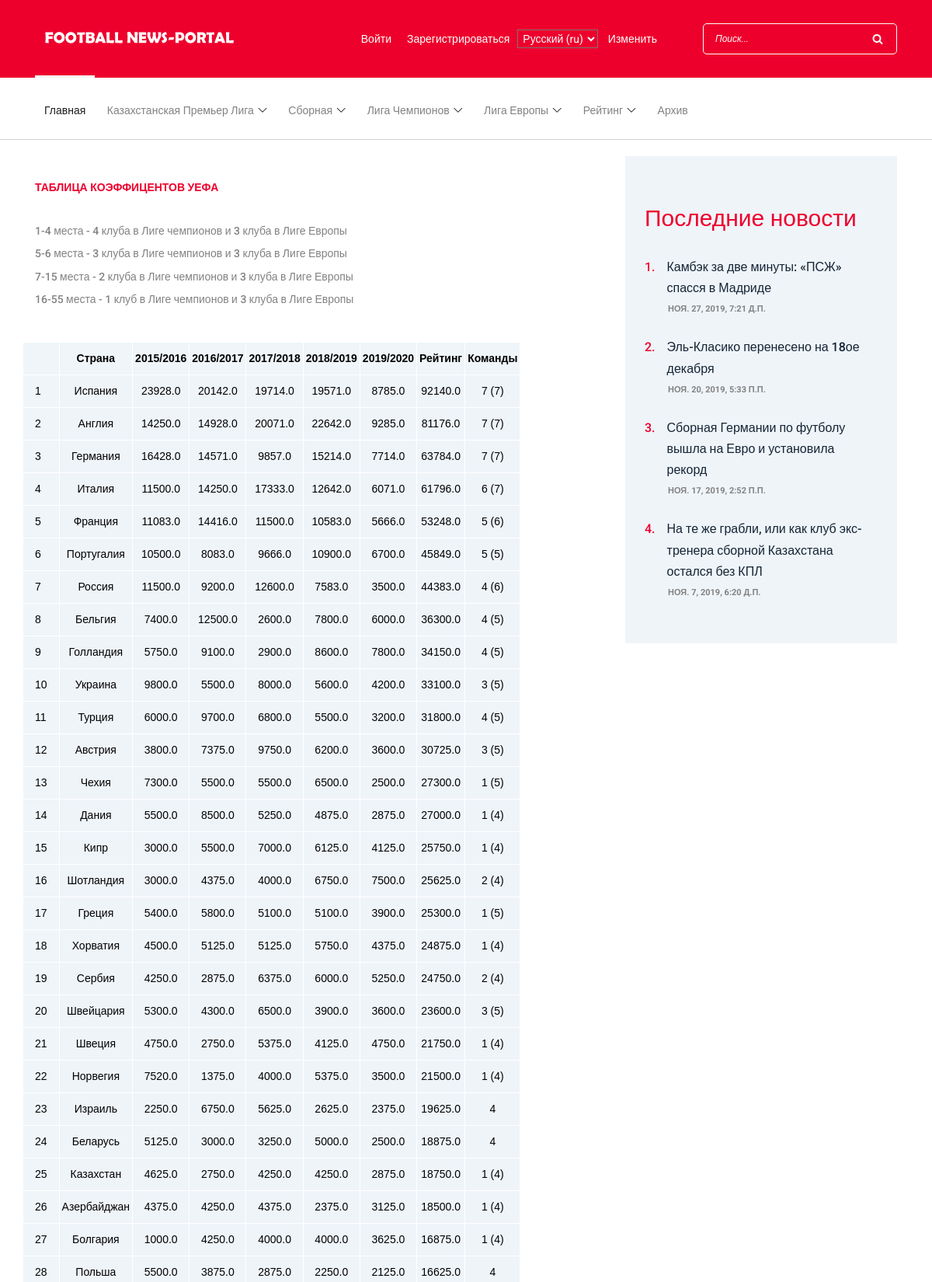
The app's page /section/rating/uefa-coefficients/ (upper part) with its own data.
### Django_App/applications/kpl/models.py (models this page shows, shortened)
class RatingCountry(models.Model):
    place = models.IntegerField(null=True, default=1)
    country_name = models.CharField(max_length=100)
    season15_16 = models.FloatField(null=True, default=0)
    season16_17 = models.FloatField(null=True, default=0)
    season17_18 = models.FloatField(null=True, default=0)
    season18_19 = models.FloatField(null=True, default=0)
    season19_20 = models.FloatField(null=True, default=0)
    total_rating = models.FloatField(null=True, default=0)
    command_count = models.CharField(max_length=7)

### Django_App/applications/news/models.py (models this page shows, shortened)
class News(models.Model):
    KPL = 'Казахстанская-премьер лига'  # Kazakhstan premier league
    NAT_TEAM = 'Национальная сборная по футболу'  # National team of Kazakhstan
    UCL = 'Лига чемпионов УЕФА'  # UEFA Champions League
    UEL = 'Лига Европы УЕФА'  # UEFA Europe League
    ANOTHER = 'Другое'  # Another
    TAG_TYPES = [
        (ANOTHER, 'Другое'),
        (KPL, 'Казахстанская-премьер лига'),
        (NAT_TEAM, 'Национальная сборная по футболу'),
        (UCL, 'Лига чемпионов УЕФА'),
        (UEL, 'Лига Европы УЕФА'),
    ]
    news_author = models.ForeignKey(User, on_delete=models.CASCADE, default=True, verbose_name=_('Author of the news'))
    news_title = models.CharField(verbose_name=_('Title of the news'), max_length=200)
    news_sh_description = models.CharField(verbose_name=_('Short description of the news'),
                                           max_length=800)
    news_content = RichTextUploadingField()
    news_tag = models.CharField(max_length=100, choices=TAG_TYPES, default=ANOTHER)
    publication_date = models.DateTimeField(verbose_name=_('Date of publication of the news'))
    count_of_views = models.IntegerField(verbose_name=_('Count of views'))
    img = models.ImageField(upload_to='images/', verbose_name=_('Title photo'))
    likes = models.IntegerField(default=0, verbose_name=_('Count of likes'))

### Django_App/applications/kpl/views.py (the view)
# urls.py: path('rating/uefa-coefficients/', views.coefficient_table, name='coefficient_table'),
def coefficient_table(request):
    try:
        countries = RatingCountry.objects.all().order_by('place')
        News = apps.get_model('news', 'News')
        latest_news = News.objects.order_by('-publication_date')[:4]
        return render(request, 'kpl/coefficient_table.html', {'countries': countries, 'latest_news': latest_news})
    except:
        raise Http404("Запрашиваемая ваша страница либо перемещена либо навсегда удалена!")

### templates/kpl/coefficient_table.html
{% extends 'news/index.html' %}
{% load i18n %}
{% load static %}
    {% block main %}
        <link rel="stylesheet" href="{% static 'coefficient_table.css' %}">
    <div class="blog-area section-padding-0-80">
        <div class="container">
            <div class="row">
                <div class="col-12 col-lg-8">
                    <div class="blog-posts-area">
                        <div class="single-blog-post featured-post mb-30">
                            <div class="post-data">
                                <a href="#" class="post-catagory">{% trans 'Таблица коэффицентов УЕФА' %}<br><br></a>
                                <div class="post-meta">
                                    <p class="post-excerp">
                                    {% trans '1-4 места - 4 клуба в Лиге чемпионов и 3 клуба в Лиге Европы' %}<br>
                                    {% trans '5-6 места - 3 клуба в Лиге чемпионов и 3 клуба в Лиге Европы' %}<br>
                                    {% trans '7-15 места - 2 клуба в Лиге чемпионов и 3 клуба в Лиге Европы' %}<br>
                                    {% trans "16-55 места - 1 клуб в Лиге чемпионов и 3 клуба в Лиге Европы" %}
                                    </p>
                                </div>
                                    <div class="row">
                                        {% if countries %}
                                            <table>
                                            <tr>
                                                <th></th>
                                                <th>{% trans 'Страна' %}</th>
                                                <th>2015/2016</th>
                                                <th>2016/2017</th>
                                                <th>2017/2018</th>
                                                <th>2018/2019</th>
                                                <th>2019/2020</th>
                                                <th>{% trans 'Рейтинг' %}</th>
                                                <th>{% trans 'Команды' %}</th>
                                            </tr>
                                                {% for country in countries %}
                                                    <tr>
                                                        <td>{{ country.place }}</td>
                                                        <td>{{ country.country_name }}</td>
                                                        <td>{{ country.season15_16 }}</td>
                                                        <td>{{ country.season16_17 }}</td>
                                                        <td>{{ country.season17_18 }}</td>
                                                        <td>{{ country.season18_19 }}</td>
                                                        <td>{{ country.season19_20 }}</td>
                                                        <td>{{ country.total_rating }}</td>
                                                        <td>{{ country.command_count }}</td>
                                                    </tr>
                                                {% endfor %}
                                            </table>
                                        {%  else %}
                                            {% trans 'Турнирная таблица отсутствует.' %}
                                        {% endif %}
                                        <br>{% trans 'Последнее обновление: 27 ноября' %}
                                    </div>
                            </div>
                        </div>
                    </div>
                </div>
                <div class="col-12 col-lg-4">
                    <div class="blog-sidebar-area">
                        <div class="popular-news-widget mb-50">
                            <h3>{% trans 'Последние новости' %}</h3>
                            {% if latest_news %}
                                {% for news in latest_news %}
                                    <div class="single-popular-post">
                                        <a href="{% url 'news:one_by_one' news.id %}">
                                            <h6><span>{{ forloop.counter }}.</span> {{ news.news_title }}</h6>
                                        </a>
                                        <p>{{ news.publication_date }}</p>
                                    </div>
                                {% endfor %}
                            {% else %}
                                {% trans 'Пока еще нет последних новостей.' %}
                            {% endif %}
                        </div>
                    </div>
                </div>
            </div>
        </div>
    </div>
{% endblock %}

### static/style.css (style rules this page uses)
* { margin: 0; padding: 0; }
table { font-size: 20px; color: #dcc3ff; }
body { font-family: "Roboto", sans-serif; font-size: 14px; }
h1, h2, h3, h4, h5, h6 { color: #152535; line-height: 1.3; font-weight: 700; }
p { color: #828282; font-size: 14px; line-height: 2; font-weight: 400; }
a, a:hover, a:focus { -webkit-transition-duration: 500ms; transition-duration: 500ms; text-decoration: none; outline: 0 solid transparent; color: #1c1c1c; font-weight: 500; font-size: 14px; color: #828282; }
.mb-30 { margin-bottom: 30px; }
.mb-50 { margin-bottom: 50px !important; }
.section-padding-0-80 { padding-top: 0; padding-bottom: 80px; }
.single-blog-post { position: relative; z-index: 1; }
.single-blog-post .post-data { padding: 30px 0; }
.single-blog-post .post-data .post-catagory { font-size: 14px; color: #ee002d; text-transform: uppercase; font-weight: 700; margin-bottom: 10px; display: block; }
.single-blog-post.featured-post { position: relative; z-index: 1; }
.single-blog-post.featured-post .post-data { padding: 30px 0; }
.single-blog-post.featured-post .post-data .post-excerp { font-weight: 500; margin-bottom: 40px; display: block; line-height: 2.1; }
.popular-news-widget { position: relative; z-index: 1; background-color: #eff4f9; padding: 60px 25px; }
.popular-news-widget h3 { font-size: 30px; margin-bottom: 30px; font-weight: 400; color: #ee002d; }
.popular-news-widget .single-popular-post { position: relative; z-index: 1; margin-bottom: 30px; }
.popular-news-widget .single-popular-post h6 { -webkit-transition-duration: 500ms; transition-duration: 500ms; display: -webkit-box; display: -ms-flexbox; display: flex; line-height: 1.7; font-weight: 500; }
.popular-news-widget .single-popular-post h6 span { margin-right: 15px; color: #ee002d; }
.popular-news-widget .single-popular-post p { margin-bottom: 0; font-size: 11px; text-transform: uppercase; font-weight: 700; color: #828282; margin-left: 30px; line-height: 1; }
.popular-news-widget .single-popular-post:last-child { margin-bottom: 0; }

### static/table.css (style rules this page uses)
table { font-family: "Lucida Sans Unicode", "Lucida Grande", Sans-Serif, serif; font-size: 14px; border-collapse: collapse; text-align: center; }
th, td:first-child { background: #EFF5F9; color: black; padding: 10px 15px; }
th, td { border-style: solid; border-width: 0 1px 1px 0; border-color: white; }
td { background: #EFF4F9; }
th:first-child, td:first-child { text-align: left; }
tr { color: black; }

### static/coefficient_table.css (style rules this page uses)
table { font-family: "Lucida Sans Unicode", "Lucida Grande", Sans-Serif, serif; font-size: 14px; border-collapse: collapse; text-align: center; }
th, td:first-child { background: #EFF5F9; color: black; padding: 10px 15px; }
th, td { border-style: solid; border-width: 0 1px 1px 0; border-color: white; padding-left: 3px; padding-right: 3px; }
td { background: #EFF4F9; }
th:first-child, td:first-child { text-align: left; }
tr { color: black; }

### records on screen
RatingCountry: place "1", country_name "Испания", season15_16 "23928.0", season16_17 "20142.0", season17_18 "19714.0", season18_19 "19571.0", season19_20 "8785.0", total_rating "92140.0", command_count "7 (7)"
RatingCountry: place "2", country_name "Англия", season15_16 "14250.0", season16_17 "14928.0", season17_18 "20071.0", season18_19 "22642.0", season19_20 "9285.0", total_rating "81176.0", command_count "7 (7)"
RatingCountry: place "3", country_name "Германия", season15_16 "16428.0", season16_17 "14571.0", season17_18 "9857.0", season18_19 "15214.0", season19_20 "7714.0", total_rating "63784.0", command_count "7 (7)"
RatingCountry: place "4", country_name "Италия", season15_16 "11500.0", season16_17 "14250.0", season17_18 "17333.0", season18_19 "12642.0", season19_20 "6071.0", total_rating "61796.0", command_count "6 (7)"
RatingCountry: place "5", country_name "Франция", season15_16 "11083.0", season16_17 "14416.0", season17_18 "11500.0", season18_19 "10583.0", season19_20 "5666.0", total_rating "53248.0", command_count "5 (6)"
RatingCountry: place "6", country_name "Португалия", season15_16 "10500.0", season16_17 "8083.0", season17_18 "9666.0", season18_19 "10900.0", season19_20 "6700.0", total_rating "45849.0", command_count "5 (5)"
RatingCountry: place "7", country_name "Россия", season15_16 "11500.0", season16_17 "9200.0", season17_18 "12600.0", season18_19 "7583.0", season19_20 "3500.0", total_rating "44383.0", command_count "4 (6)"
RatingCountry: place "8", country_name "Бельгия", season15_16 "7400.0", season16_17 "12500.0", season17_18 "2600.0", season18_19 "7800.0", season19_20 "6000.0", total_rating "36300.0", command_count "4 (5)"
RatingCountry: place "9", country_name "Голландия", season15_16 "5750.0", season16_17 "9100.0", season17_18 "2900.0", season18_19 "8600.0", season19_20 "7800.0", total_rating "34150.0", command_count "4 (5)"
RatingCountry: place "10", country_name "Украина", season15_16 "9800.0", season16_17 "5500.0", season17_18 "8000.0", season18_19 "5600.0", season19_20 "4200.0", total_rating "33100.0", command_count "3 (5)"
RatingCountry: place "11", country_name "Турция", season15_16 "6000.0", season16_17 "9700.0", season17_18 "6800.0", season18_19 "5500.0", season19_20 "3200.0", total_rating "31800.0", command_count "4 (5)"
RatingCountry: place "12", country_name "Австрия", season15_16 "3800.0", season16_17 "7375.0", season17_18 "9750.0", season18_19 "6200.0", season19_20 "3600.0", total_rating "30725.0", command_count "3 (5)"
RatingCountry: place "13", country_name "Чехия", season15_16 "7300.0", season16_17 "5500.0", season17_18 "5500.0", season18_19 "6500.0", season19_20 "2500.0", total_rating "27300.0", command_count "1 (5)"
RatingCountry: place "14", country_name "Дания", season15_16 "5500.0", season16_17 "8500.0", season17_18 "5250.0", season18_19 "4875.0", season19_20 "2875.0", total_rating "27000.0", command_count "1 (4)"
RatingCountry: place "15", country_name "Кипр", season15_16 "3000.0", season16_17 "5500.0", season17_18 "7000.0", season18_19 "6125.0", season19_20 "4125.0", total_rating "25750.0", command_count "1 (4)"
RatingCountry: place "16", country_name "Шотландия", season15_16 "3000.0", season16_17 "4375.0", season17_18 "4000.0", season18_19 "6750.0", season19_20 "7500.0", total_rating "25625.0", command_count "2 (4)"
RatingCountry: place "17", country_name "Греция", season15_16 "5400.0", season16_17 "5800.0", season17_18 "5100.0", season18_19 "5100.0", season19_20 "3900.0", total_rating "25300.0", command_count "1 (5)"
RatingCountry: place "18", country_name "Хорватия", season15_16 "4500.0", season16_17 "5125.0", season17_18 "5125.0", season18_19 "5750.0", season19_20 "4375.0", total_rating "24875.0", command_count "1 (4)"
RatingCountry: place "19", country_name "Сербия", season15_16 "4250.0", season16_17 "2875.0", season17_18 "6375.0", season18_19 "6000.0", season19_20 "5250.0", total_rating "24750.0", command_count "2 (4)"
RatingCountry: place "20", country_name "Швейцария", season15_16 "5300.0", season16_17 "4300.0", season17_18 "6500.0", season18_19 "3900.0", season19_20 "3600.0", total_rating "23600.0", command_count "3 (5)"
RatingCountry: place "21", country_name "Швеция", season15_16 "4750.0", season16_17 "2750.0", season17_18 "5375.0", season18_19 "4125.0", season19_20 "4750.0", total_rating "21750.0", command_count "1 (4)"
RatingCountry: place "22", country_name "Норвегия", season15_16 "7520.0", season16_17 "1375.0", season17_18 "4000.0", season18_19 "5375.0", season19_20 "3500.0", total_rating "21500.0", command_count "1 (4)"
RatingCountry: place "23", country_name "Израиль", season15_16 "2250.0", season16_17 "6750.0", season17_18 "5625.0", season18_19 "2625.0", season19_20 "2375.0", total_rating "19625.0", command_count "4"
RatingCountry: place "24", country_name "Беларусь", season15_16 "5125.0", season16_17 "3000.0", season17_18 "3250.0", season18_19 "5000.0", season19_20 "2500.0", total_rating "18875.0", command_count "4"
RatingCountry: place "25", country_name "Казахстан", season15_16 "4625.0", season16_17 "2750.0", season17_18 "4250.0", season18_19 "4250.0", season19_20 "2875.0", total_rating "18750.0", command_count "1 (4)"
RatingCountry: place "26", country_name "Азербайджан", season15_16 "4375.0", season16_17 "4250.0", season17_18 "4375.0", season18_19 "2375.0", season19_20 "3125.0", total_rating "18500.0", command_count "1 (4)"
RatingCountry: place "27", country_name "Болгария", season15_16 "1000.0", season16_17 "4250.0", season17_18 "4000.0", season18_19 "4000.0", season19_20 "3625.0", total_rating "16875.0", command_count "1 (4)"
RatingCountry: place "28", country_name "Польша", season15_16 "5500.0", season16_17 "3875.0", season17_18 "2875.0", season18_19 "2250.0", season19_20 "2125.0", total_rating "16625.0", command_count "4"
News: news_title "Камбэк за две минуты: «ПСЖ» спасся в Мадриде", publication_date "НОЯ. 27, 2019, 7:21 Д.П."
News: news_title "Эль-Класико перенесено на 18ое декабря", publication_date "НОЯ. 20, 2019, 5:33 П.П."
News: news_title "Сборная Германии по футболу вышла на Евро и установила рекорд", publication_date "НОЯ. 17, 2019, 2:52 П.П."
News: news_title "На те же грабли, или как клуб экс-тренера сборной Казахстана остался без КПЛ", publication_date "НОЯ. 7, 2019, 6:20 Д.П."

### other values on screen
form field language "Русский (ru)"
